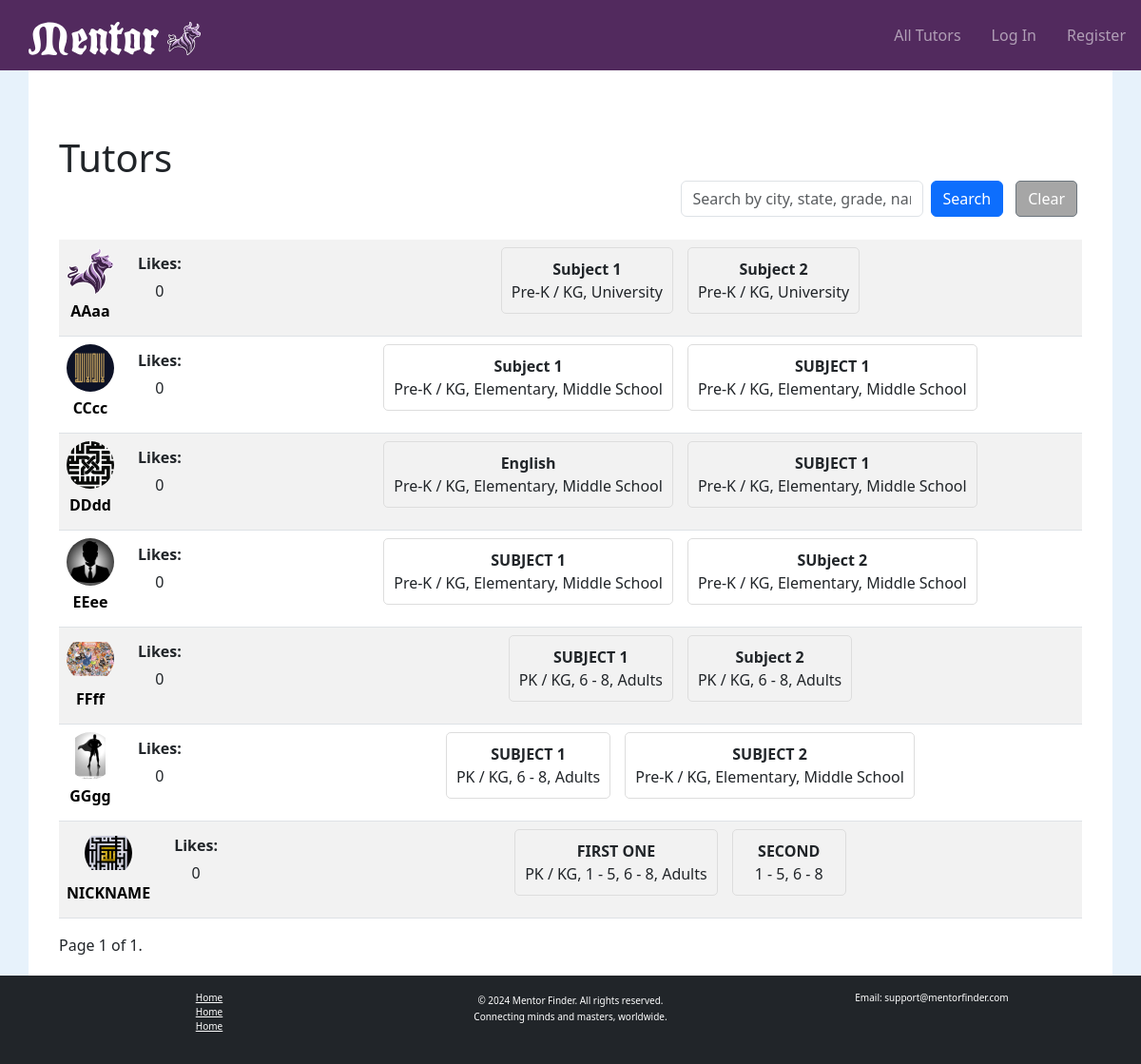
Before: / with the older database file.
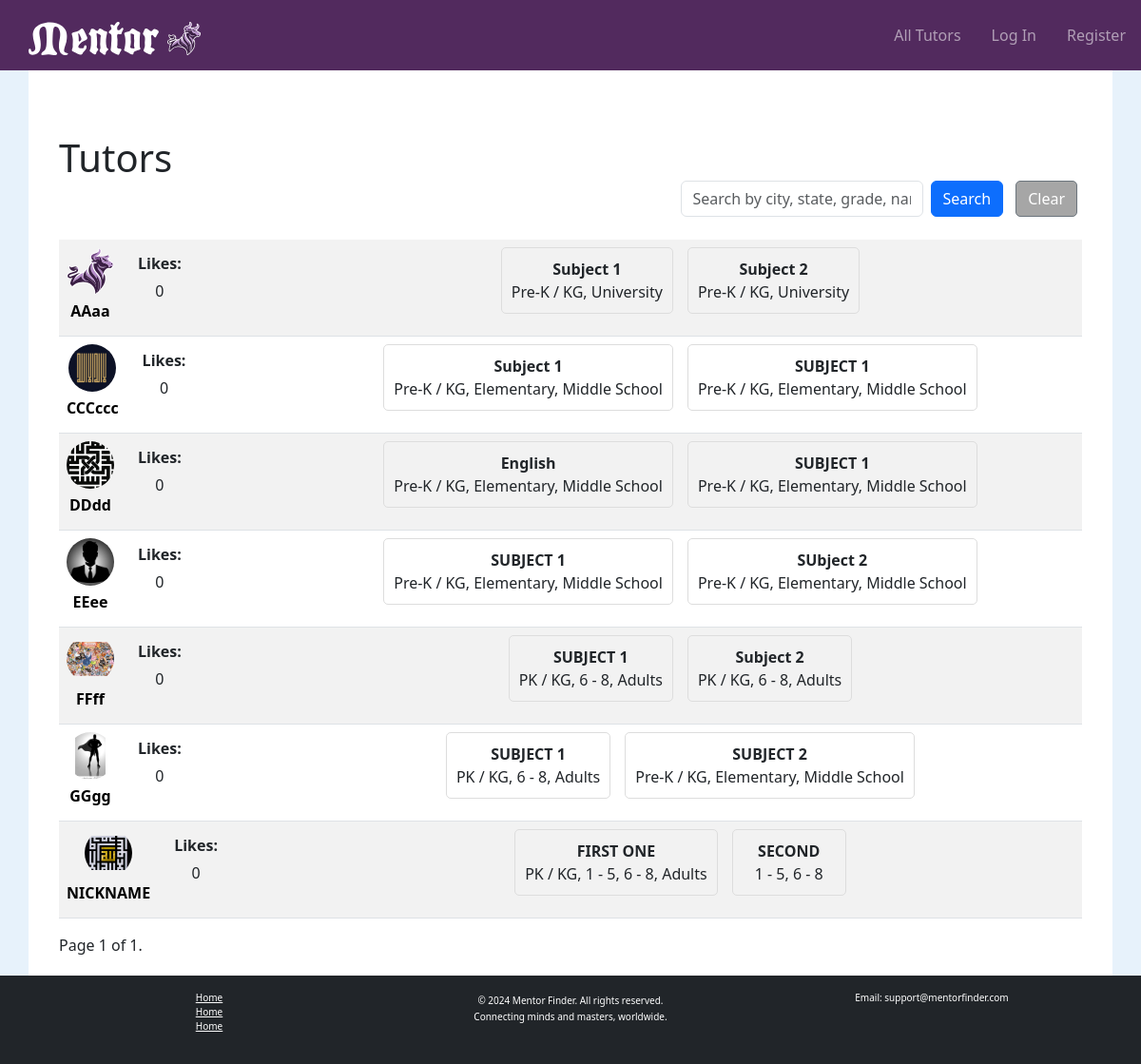
After: the same page with the newer database file.
### tutorhub/models.py (models this page shows, shortened)
class User(AbstractUser):
    nickname = models.CharField(max_length=50, blank=True, null=True)
    email = models.EmailField(unique=True)
    is_tutor = models.BooleanField(default=False)
    street_address = models.TextField(blank=True, null=True)
    city = models.CharField(max_length=100, blank=True, null=True)
    state = models.CharField(max_length=100, blank=True, null=True)
    zip_code = models.CharField(max_length=10, blank=True, null=True)
    profile_image = models.ImageField(upload_to="profile_images/", blank=True, null=True)
    bio = models.TextField(blank=True, null=True)
    birthdate = models.DateField(blank=True, null=True)
    availability = models.JSONField(default=dict, blank=True, null=True)  # Only used if is_tutor is True
    subject_grades = models.ManyToManyField('SubjectGrade', blank=True, related_name="users")  # Added field
    liked_by = models.ManyToManyField("self", symmetrical=False, blank=True, related_name="liked_tutors")
    USERNAME_FIELD = "email"
    REQUIRED_FIELDS = ["username"]

### tutorhub/views.py (the view, shortened to what this page needs)
# urls.py: path("", views.index, name="index"),
def index(request):
    query = request.GET.get('q', '').strip()
    tutors = User.objects.filter(is_tutor=True)
    paginator = Paginator(tutors, 10)  # Show 10 tutors per page
    page_number = request.GET.get('page')
    page_obj = paginator.get_page(page_number)
    return render(request, 'tutorhub/index.html', {'page_obj': page_obj})

### tutorhub/templates/tutorhub/index.html (shortened to what this page needs)
{% extends "tutorhub/layout.html" %}
{% load static %}
{% block body %}
<div class="container mt-5">
    <h1 id="page-title" class="mb-0">Tutors</h1>
    <div id="search-container" class="mb-4 d-flex justify-content-end align-items-center">
        <form id="search-form" action="{% if user.is_authenticated %}{% url 'index' %}{% else %}{% url 'login' %}{% endif %}" method="get" class="d-flex align-items-center">
            <input type="text" name="q" id="search-input" class="form-control me-2" placeholder="Search by city, state, grade, name" value="{{ request.GET.q|default:'' }}">
            <button type="submit" class="btn btn-primary me-2" {% if not user.is_authenticated %} data-alert="true" {% endif %}>Search</button>            <a href="{% url 'index' %}" class="btn btn-secondary">Clear</a>
        </form>
    </div>
    <table class="table table-striped">
        <tbody>
            {% for tutor in page_obj %}
            <tr class="clickable-row" data-href="{% if user.is_authenticated %}{% url 'profile' tutor.id %}{% else %}{% url 'login' %}{% endif %}"">
                <td>
                    <div class="tutor-row">
                        <div class="profile-info">
                            {% if tutor.profile_image %}
                                <img id="profile-img-thumb" src="{{ tutor.profile_image.url }}" alt="{{ tutor.nickname }}">
                            {% else %}
                                <img id="profile-img-thumb" src="{% static 'tutorhub/images/mentor-logo-bull.svg' %}" alt="Default Logo">
                            {% endif %}
                            <a href="{% url 'profile' tutor.id %}" class="profile-name">{{ tutor.nickname }}</a>
                        </div>
                        <div class="likes-container">
                            <strong>Likes:</strong>
                            <p>{{ tutor.liked_by.count }}</p>
                        </div>
                    </div>
                </td>
                <td>
                    <div class="subject-grade-container">
                        {% for subject_grade in tutor.tutor_subject_grades.all %}
                            <div id="subject-grade">
                                <strong>{{ subject_grade.subject }}</strong>
                                <div>{{ subject_grade.grade_levels|join:", " }}</div>
                            </div>
                        {% empty %}
                            <div>No subjects available.</div>
                        {% endfor %}
                    </div>
                </td>
            </tr>
            {% empty %}
            <tr>
                <td colspan="3" class="text-center">No tutors found.</td>
            </tr>
            {% endfor %}
        </tbody>
    </table>
    <div class="pagination">
        <span class="step-links">
            <span class="current">
                Page {{ page_obj.number }} of {{ page_obj.paginator.num_pages }}.
            </span>
        </span>
    </div>
</div>
{% endblock %}

Changed rows visible on the page:
changed User: nickname "CCcc" → "CCCccc"
